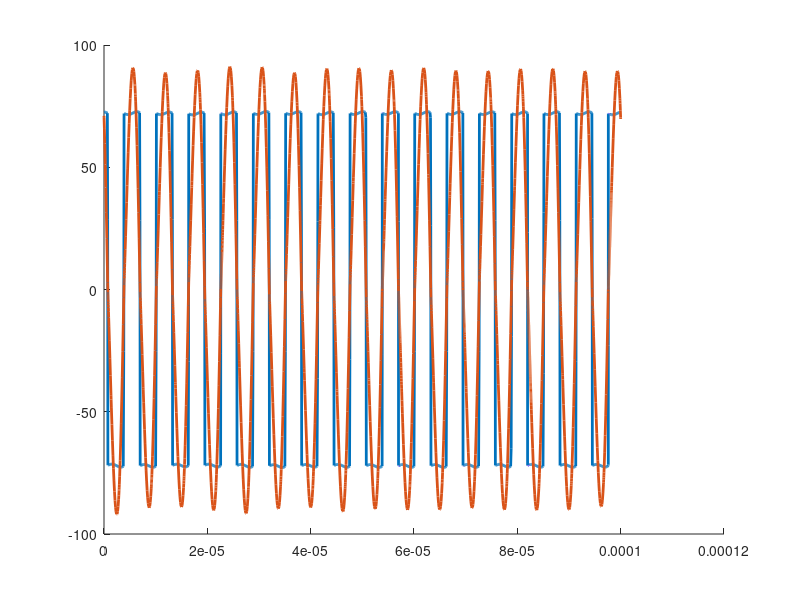

Write MATLAB code to recreate this figure. (Note: this script raises an error after producing the figure.)
load('higher_loading.mat');
% load('lower_loading.mat');

figure1 = figure;

% Create axes
axes1 = axes('Parent',figure1);
hold(axes1,'on');

% Create multiple lines using matrix input to plot
plot1 = plot(time,Vout,'LineWidth',2);
plot2 =plot(time,Is1*8,'LineWidth',2);
yline(0,'LineWidth',3,'Color','k','HandleVisibility','off');
set(plot1,'DisplayName','$V_{o}$','Color',[0 0 1]);
set(plot2,'DisplayName','$I_ {o}$','Color',[1 0 0]);
% xlim([4.6e-5 5.84e-5])
xlim([4.66e-5 5.9e-5])
% Uncomment the following line to preserve the X-limits of the axes
% xlim(axes1,[4.64e-05 5.9e-05]);
box(axes1,'on');
hold(axes1,'off');
% Set the remaining axes properties
set(axes1,'XTick',zeros(1,0),'YTick',zeros(1,0));
% Create legend
legend1 = legend(axes1,'show');
set(legend1,...
    'Position',[0.747738203536216 0.828650791834271 0.10 0.07],...
    'Fontsize',12,'Interpreter','latex','EdgeColor','none');
